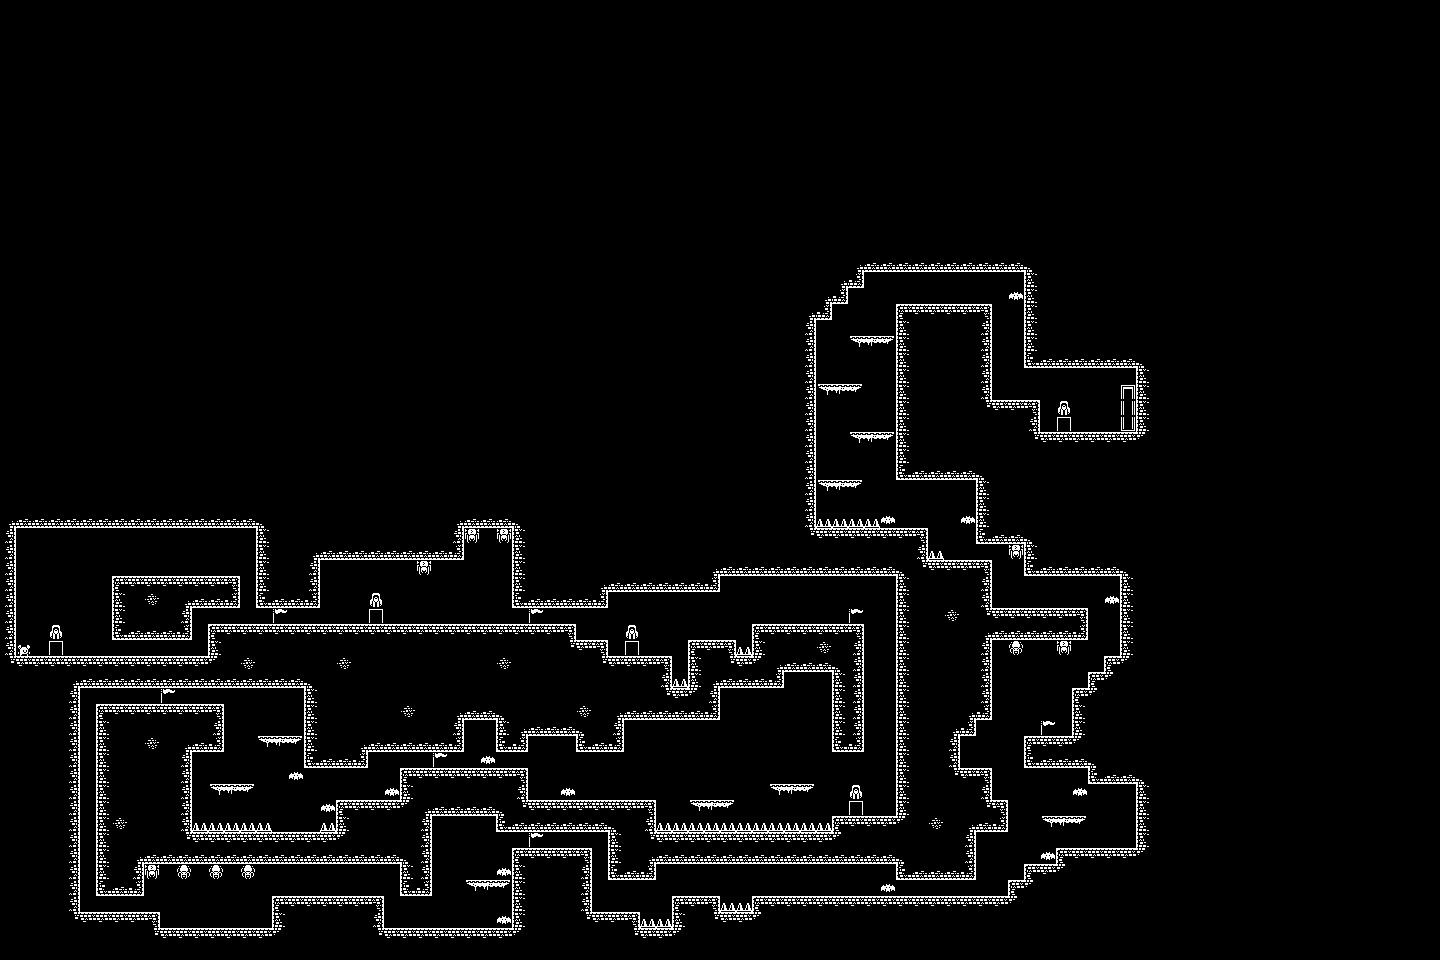

Below is a game level as drawn by its tile map, then a one-line description and the .tmx that defines it (tile-layer data replaced by summaries):
An orthogonal 90x60 tile map with 16x16 px tiles, 1 tile layer (Tile Layer 1).

<map version="1.9" tiledversion="1.9.0" orientation="orthogonal" renderorder="right-down" width="90" height="60" tilewidth="16" tileheight="16" infinite="0" nextlayerid="2" nextobjectid="1">
 <editorsettings>
  <export target="map1.csv" format="csv" />
 </editorsettings>
 <tileset firstgid="1" source="mono.tsx" />
 <layer id="1" name="Tile Layer 1" width="90" height="60">
  <data>[5400 cells, 814 non-empty, 27 distinct tile ids]</data>
 </layer>
</map>
